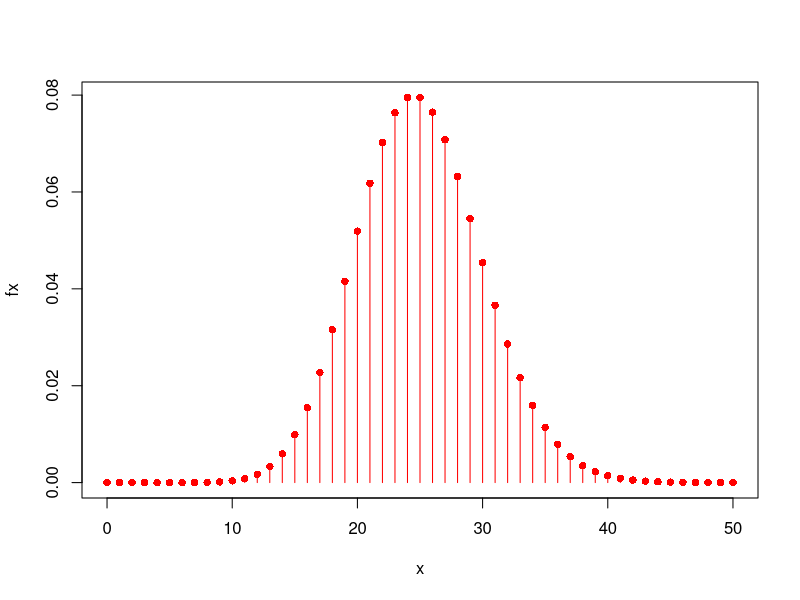
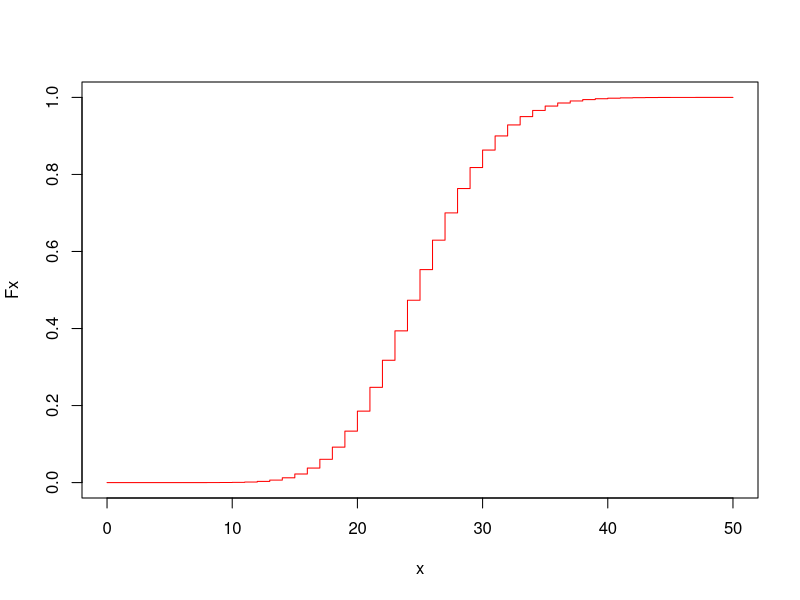
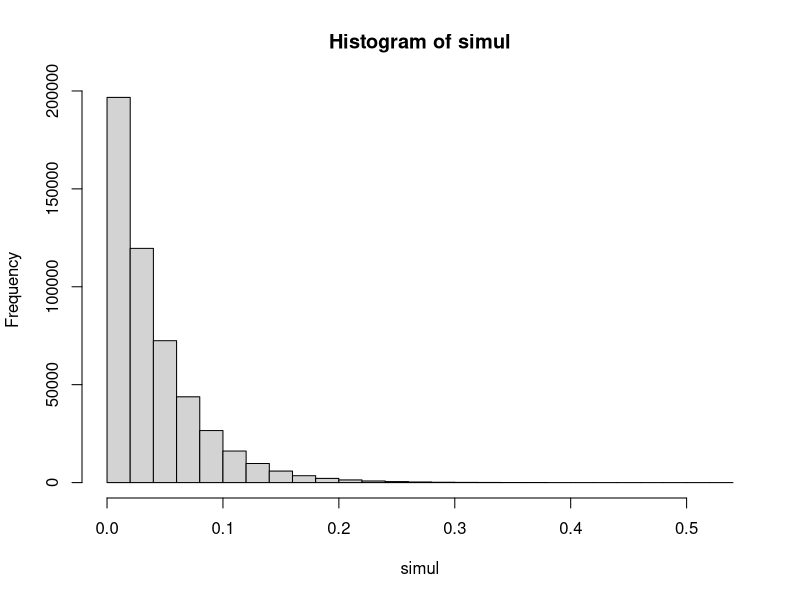

Here is the R script that generated these plots, in order:
x <- 0:50
fx <- dpois(x, 25)
fx

dpois(30, 25)
exp(-25)*25^30/factorial(30)
  
plot(x, fx, col="red", pch=16)
lines(x, fx, type="h", col="red")


#P(X=10)
dpois(10, 25)

#P(X=30)
dpois(30, 25)


#P(X<=30)
ppois(30, 25)

#funcion F de distrucion
Fx <- ppois(x, 25)

plot(x, Fx, type="s", col="red")

#probabilidad de un tiempo de almenos 0.052
#1-P(X<0.052)
1-pexp(0.052, 25)

# el valor de espera que acumula 
#el 75% de las llamadas

qexp(0.75, 25)

simul <- rexp(500000, 25)
hist(simul)

#promedio 
mean(simul)
#valor eseperado
1/25


### P(T>13000) = 1-P(T<13000)
1-pexp(13000, 1/10000)
qexp(0.8, 1/10000)

####
set.seed(85)

simul <- rexp(100, 1/10000)
mean(simul)
median(simul)
var(simul)


set.seed(85)
mean(rexp(100, 1/10000))
median(rexp(100, 1/10000))
var(rexp(100, 1/10000))

